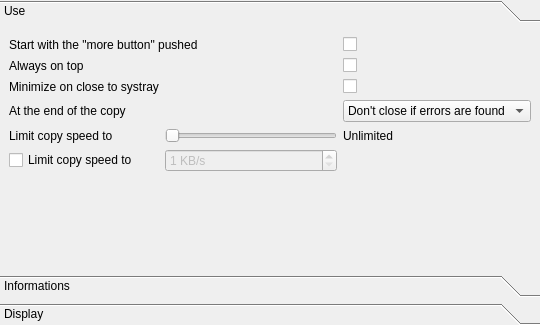
<?xml version="1.0" encoding="UTF-8"?>
<ui version="4.0">
 <class>themesOptions</class>
 <widget class="QWidget" name="themesOptions">
  <property name="geometry">
   <rect>
    <x>0</x>
    <y>0</y>
    <width>540</width>
    <height>325</height>
   </rect>
  </property>
  <layout class="QHBoxLayout" name="horizontalLayout_2">
   <property name="spacing">
    <number>0</number>
   </property>
   <property name="margin">
    <number>0</number>
   </property>
   <item>
    <widget class="QToolBox" name="toolBox">
     <property name="currentIndex">
      <number>0</number>
     </property>
     <widget class="QWidget" name="page">
      <property name="geometry">
       <rect>
        <x>0</x>
        <y>0</y>
        <width>530</width>
        <height>237</height>
       </rect>
      </property>
      <attribute name="label">
       <string>Use</string>
      </attribute>
      <layout class="QGridLayout" name="gridLayout">
       <item row="0" column="0" colspan="2">
        <widget class="QLabel" name="labelStartWithMoreButtonPushed">
         <property name="text">
          <string>Start with the &quot;more button&quot; pushed</string>
         </property>
        </widget>
       </item>
       <item row="0" column="2">
        <widget class="QCheckBox" name="checkBoxStartWithMoreButtonPushed"/>
       </item>
       <item row="1" column="0">
        <widget class="QLabel" name="label_4">
         <property name="text">
          <string>Always on top</string>
         </property>
        </widget>
       </item>
       <item row="1" column="2">
        <widget class="QCheckBox" name="alwaysOnTop"/>
       </item>
       <item row="2" column="0">
        <widget class="QLabel" name="label">
         <property name="text">
          <string>Minimize on close to systray</string>
         </property>
        </widget>
       </item>
       <item row="2" column="2">
        <widget class="QCheckBox" name="minimizeToSystray"/>
       </item>
       <item row="3" column="0">
        <widget class="QLabel" name="label_2">
         <property name="text">
          <string>At the end of the copy</string>
         </property>
        </widget>
       </item>
       <item row="3" column="2">
        <widget class="QComboBox" name="comboBox_copyEnd">
         <item>
          <property name="text">
           <string notr="true">Don't close if errors are found</string>
          </property>
         </item>
         <item>
          <property name="text">
           <string notr="true">Never close</string>
          </property>
         </item>
         <item>
          <property name="text">
           <string notr="true">Always close</string>
          </property>
         </item>
        </widget>
       </item>
       <item row="4" column="0">
        <widget class="QLabel" name="label_Slider_speed">
         <property name="text">
          <string>Limit copy speed to</string>
         </property>
        </widget>
       </item>
       <item row="4" column="1">
        <widget class="QSlider" name="SliderSpeed">
         <property name="maximum">
          <number>5</number>
         </property>
         <property name="orientation">
          <enum>Qt::Horizontal</enum>
         </property>
        </widget>
       </item>
       <item row="4" column="2">
        <widget class="QLabel" name="label_SpeedMaxValue">
         <property name="text">
          <string notr="true">Unlimited</string>
         </property>
        </widget>
       </item>
       <item row="5" column="0">
        <widget class="QCheckBox" name="checkBox_limitSpeed">
         <property name="text">
          <string>Limit copy speed to</string>
         </property>
        </widget>
       </item>
       <item row="5" column="1">
        <widget class="QSpinBox" name="limitSpeed">
         <property name="enabled">
          <bool>false</bool>
         </property>
         <property name="suffix">
          <string> KB/s</string>
         </property>
         <property name="minimum">
          <number>1</number>
         </property>
         <property name="maximum">
          <number>999999</number>
         </property>
        </widget>
       </item>
       <item row="6" column="2">
        <spacer name="verticalSpacer">
         <property name="orientation">
          <enum>Qt::Vertical</enum>
         </property>
         <property name="sizeHint" stdset="0">
          <size>
           <width>20</width>
           <height>71</height>
          </size>
         </property>
        </spacer>
       </item>
      </layout>
     </widget>
     <widget class="QWidget" name="page_3">
      <attribute name="label">
       <string>Informations</string>
      </attribute>
      <layout class="QGridLayout" name="gridLayout_2">
       <item row="0" column="0">
        <widget class="QLabel" name="labelShowSpeedAsMain">
         <property name="text">
          <string>Show speed as main information</string>
         </property>
        </widget>
       </item>
       <item row="0" column="1">
        <widget class="QCheckBox" name="checkBoxShowSpeed"/>
       </item>
       <item row="1" column="1">
        <spacer name="verticalSpacer_2">
         <property name="orientation">
          <enum>Qt::Vertical</enum>
         </property>
         <property name="sizeHint" stdset="0">
          <size>
           <width>20</width>
           <height>201</height>
          </size>
         </property>
        </spacer>
       </item>
      </layout>
     </widget>
     <widget class="QWidget" name="page_2">
      <property name="geometry">
       <rect>
        <x>0</x>
        <y>0</y>
        <width>530</width>
        <height>237</height>
       </rect>
      </property>
      <attribute name="label">
       <string>Display</string>
      </attribute>
      <layout class="QGridLayout" name="gridLayout_3">
       <item row="0" column="0">
        <widget class="QLabel" name="labelSpeedWithProgressBar">
         <property name="text">
          <string>Speed with progress bar</string>
         </property>
        </widget>
       </item>
       <item row="0" column="2">
        <widget class="QCheckBox" name="speedWithProgressBar"/>
       </item>
       <item row="1" column="0">
        <widget class="QLabel" name="label_3">
         <property name="text">
          <string>Show progression in the title</string>
         </property>
        </widget>
       </item>
       <item row="1" column="2">
        <widget class="QCheckBox" name="showProgressionInTheTitle"/>
       </item>
       <item row="2" column="0">
        <widget class="QLabel" name="labelDualProgression">
         <property name="text">
          <string>Show dual progression</string>
         </property>
        </widget>
       </item>
       <item row="2" column="2">
        <widget class="QCheckBox" name="showDualProgression"/>
       </item>
       <item row="3" column="0">
        <widget class="QLabel" name="labelProgressionColor">
         <property name="text">
          <string>Progression color</string>
         </property>
        </widget>
       </item>
       <item row="3" column="2">
        <widget class="QFrame" name="frameProgressionColor">
         <property name="minimumSize">
          <size>
           <width>225</width>
           <height>20</height>
          </size>
         </property>
         <property name="maximumSize">
          <size>
           <width>225</width>
           <height>20</height>
          </size>
         </property>
         <property name="toolTip">
          <string>Click to edit the color</string>
         </property>
         <layout class="QHBoxLayout" name="horizontalLayout_3">
          <property name="spacing">
           <number>0</number>
          </property>
          <property name="margin">
           <number>0</number>
          </property>
          <item>
           <widget class="QPushButton" name="progressColorWrite">
            <property name="minimumSize">
             <size>
              <width>75</width>
              <height>20</height>
             </size>
            </property>
            <property name="maximumSize">
             <size>
              <width>75</width>
              <height>20</height>
             </size>
            </property>
            <property name="iconSize">
             <size>
              <width>75</width>
              <height>20</height>
             </size>
            </property>
            <property name="flat">
             <bool>true</bool>
            </property>
           </widget>
          </item>
          <item>
           <widget class="QPushButton" name="progressColorRead">
            <property name="minimumSize">
             <size>
              <width>75</width>
              <height>20</height>
             </size>
            </property>
            <property name="maximumSize">
             <size>
              <width>75</width>
              <height>20</height>
             </size>
            </property>
            <property name="iconSize">
             <size>
              <width>75</width>
              <height>20</height>
             </size>
            </property>
            <property name="flat">
             <bool>true</bool>
            </property>
           </widget>
          </item>
          <item>
           <widget class="QPushButton" name="progressColorRemaining">
            <property name="minimumSize">
             <size>
              <width>75</width>
              <height>20</height>
             </size>
            </property>
            <property name="maximumSize">
             <size>
              <width>75</width>
              <height>20</height>
             </size>
            </property>
            <property name="iconSize">
             <size>
              <width>75</width>
              <height>20</height>
             </size>
            </property>
            <property name="flat">
             <bool>true</bool>
            </property>
           </widget>
          </item>
         </layout>
        </widget>
       </item>
       <item row="4" column="1">
        <spacer name="verticalSpacer_3">
         <property name="orientation">
          <enum>Qt::Vertical</enum>
         </property>
         <property name="sizeHint" stdset="0">
          <size>
           <width>20</width>
           <height>127</height>
          </size>
         </property>
        </spacer>
       </item>
      </layout>
     </widget>
    </widget>
   </item>
  </layout>
 </widget>
 <resources/>
 <connections>
  <connection>
   <sender>checkBox_limitSpeed</sender>
   <signal>clicked(bool)</signal>
   <receiver>limitSpeed</receiver>
   <slot>setEnabled(bool)</slot>
   <hints>
    <hint type="sourcelabel">
     <x>109</x>
     <y>144</y>
    </hint>
    <hint type="destinationlabel">
     <x>199</x>
     <y>144</y>
    </hint>
   </hints>
  </connection>
 </connections>
</ui>
